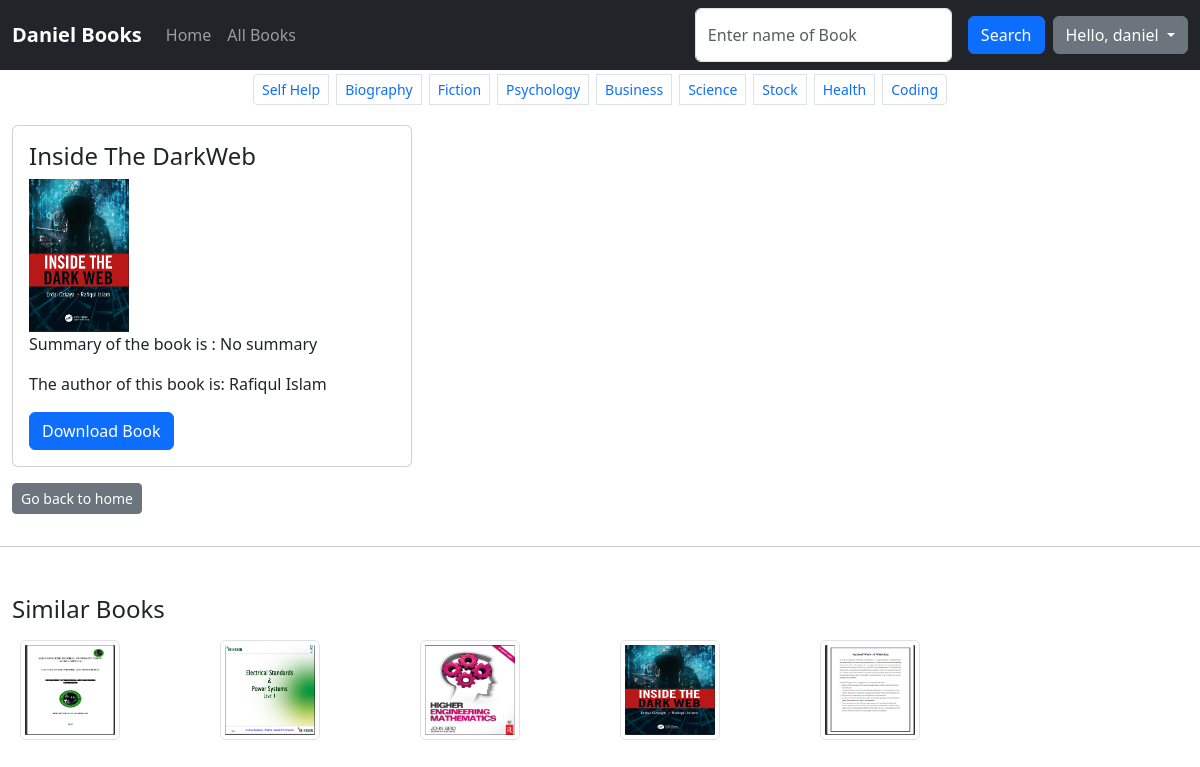
Before: /book/book_detail/inside-the-darkweb (signed in) with the older database file.
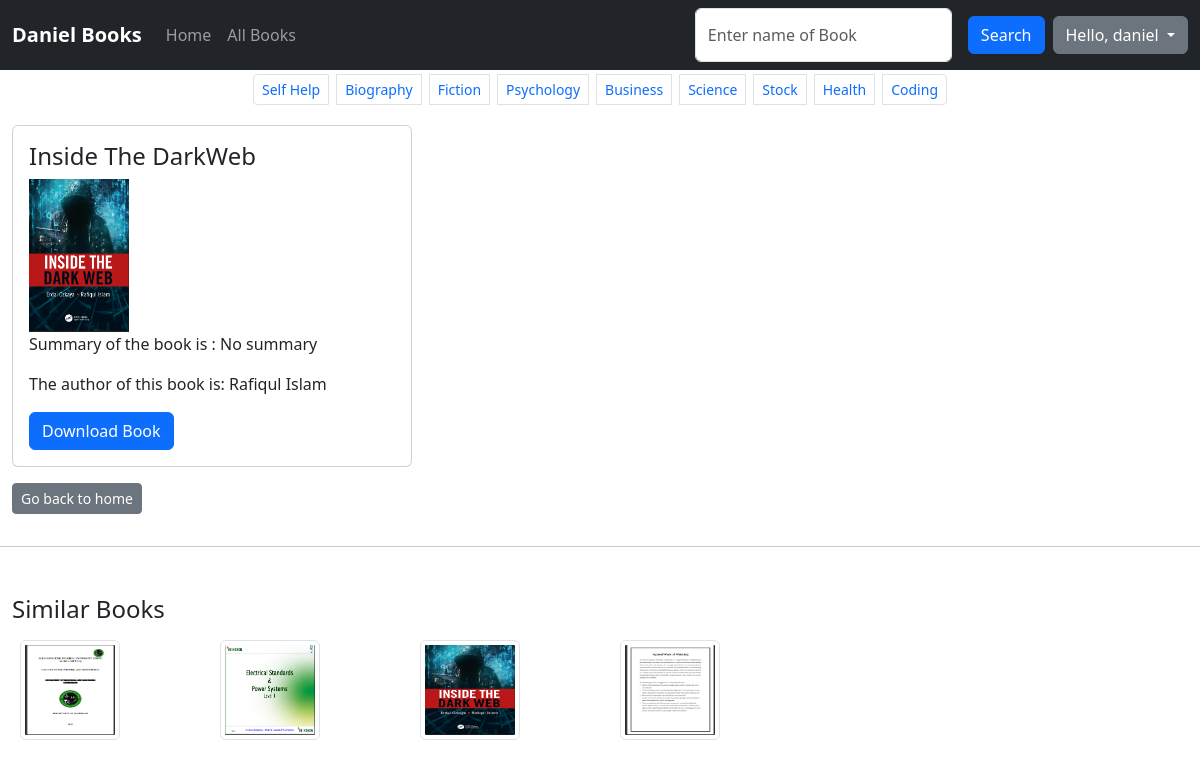
After: the same page with the newer database file.
### bookapp/models.py (models this page shows, shortened)
class Category(models.Model):
    name = models.CharField('Categories', max_length = 50)
    slug = models.SlugField(max_length= 50)
    def __str__(self):
        return self.name
    class Meta:
        verbose_name_plural = 'Categories'

class Book(models.Model):
    title = models.CharField(max_length=50)
    slug = models.SlugField(max_length=50)
    cover_image = models.ImageField(upload_to= 'img', blank=True, null = True)
    author = models.CharField(max_length=50)
    summary = models.TextField()
    category = models.ManyToManyField(Category, related_name='books')
    pdf = models.FileField(upload_to= 'pdf')
    recommended_books = models.BooleanField(default=False)
    fiction_books = models.BooleanField(default=False)
    business_books = models.BooleanField(default=False)

### bookapp/views.py (the view)
# urls.py: path('book_detail/<slug:slug>', views.book_detail, name = 'book_detail'),
@login_required(login_url='login')
def book_detail(request,slug):
    books = Book.objects.get(slug=slug)
    book_category = books.category.first()
    similar_books = Book.objects.filter(category__name__startswith = book_category)
    context = {
        'books': books,
        'similar_books': similar_books,
    }
    return render(request, 'book_detail.html', context)

### bookapp/context_processors.py (called while the page is built)
def category_links(request):
    categories = Category.objects.all()
    return {'categories': categories}

def BookSearchForm(request):
    searchForm = bookSearchForm
    if request.method == 'POST':
        searchForm = bookSearchForm(request.POST)
        if searchForm.is_valid():
            searchForm.save()
    return {'searchForm': searchForm}

### bookapp/templates/book_detail.html (shortened to what this page needs)
{% extends 'base.html' %}
{% load static %}
{% block content %}
<div class="container-fluid">
    <div class="card" style="width:400px">
        <div class="card-body">
            <h4 class="card-title">{{ books.title }}</h4>
            <img class="img-fluid" src="{{ books.cover_image.url }}" alt="Card image" width="100" height="100">
            <p class="card-text"> Summary of the book is : {{ books.summary}}</p>
            <p class="card-text">The author of this book is: {{books.author}} </p>
            <a href="{{books.pdf.url}}" download="{{books.pdf.url}}" class="btn btn-primary"> Download Book</a>
        </div>
    </div>
    <div>
        <a href="{% url 'home' %}" class="btn btn-secondary btn-sm my-3">Go back to home</a>
    </div>
</div>
<hr>
<div class="container-fluid my-5">
    <h4>Similar Books </h4>
    <div class="row">
        {% for book in similar_books %}
        <div class="col-6 col-sm-4 col-md-4 col-lg-3 col-xl-2">
            <a href="{% url 'book_detail' book.slug %}">
                <div>
                    <div class="uk-card uk-card-default uk-card-body">
                        <img class="rounded img-thumbnail m-2" src="{{ book.cover_image.url }}" alt="" style="width: 100px; height: 100px;">
                    </div>
                </div>
            </a>
        </div>
        {% endfor%}
    </div>
{% endblock %}

### templates/base.html (shortened to what this page needs)
{% load static %}
<!DOCTYPE html>
<html lang="en" data-bs-theme =  >
<head>
    <link rel="stylesheet" href="{% static 'css/bootstrap.min.css' %}">
    <link rel="stylesheet" href="{% static 'css/loginpage.css' %}">
</head>
<body>
    <nav class="navbar navbar-expand-sm navbar-dark bg-dark" style=" width: 100%;">
        <div class="container-fluid">
          <a class="navbar-brand" href="javascript:void(0)"><strong>Daniel Books</strong></a>
          <div class="collapse navbar-collapse" id="mynavbar">
            <ul class="navbar-nav me-auto">
              <li class="nav-item">
                <a class="nav-link" href="/book">Home</a>
              </li>
              <li class="nav-item">
                <a class="nav-link" href="{% url 'all_books' %}">All Books</a>
              </li>
            </ul>
            <form class="d-flex" method="POST" action="{% url 'search_book' %}">
              {{ searchForm.name_of_book }}
              <button class="btn btn-primary m-2" type="submit" >Search</button>
            </form>
            {%if user.is_authenticated%}
              <div class="dropdown">
                <button type="button" class="btn btn-secondary dropdown-toggle" data-bs-toggle="dropdown">
                  Hello, {{user}}
                </button>
              </div>
            {% endif %}
          </div>
        </div>
      </nav>
<div class="container-fluid">
  <ul class="pagination pagination-sm justify-content-center">
    {% for category in categories %}
        <li class="page-item m-1">
          <a class="page-link" href="{% url 'category_detail' category.slug %}">
            {{ category.name }}
          </a>
        </li>
    {% endfor %}
  </ul>
</div>
    {% block content %}
    {% endblock %}
</body>
</html>

Changed rows visible on the page:
no longer on this page (row edited): Book: cover_image (picture)
